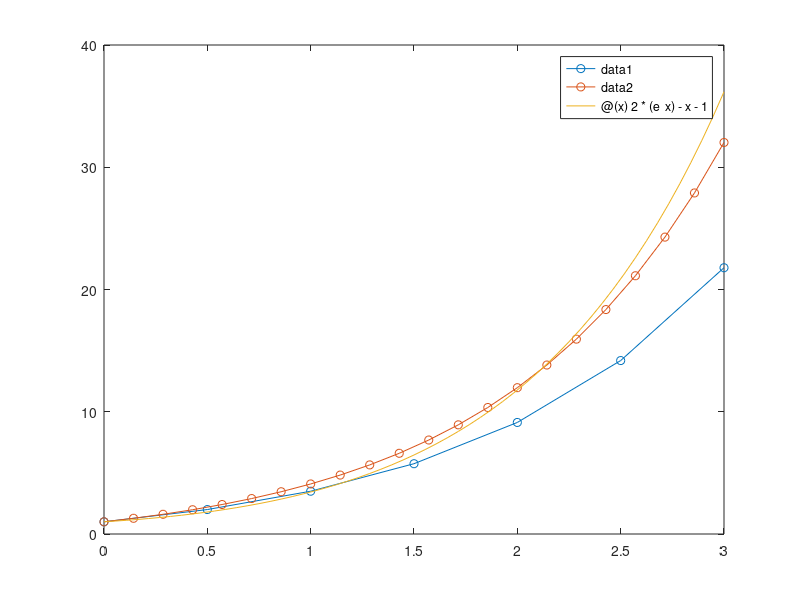

Recreate this plot in MATLAB.
Fex = @(x) 2*(e^x)-x-1;

x0 = 0;
xf = 3;
NI = [5 20];
errors = [];

y0 = 1;

Fimpl = [];

for i=1:length(NI)
  Fimpl = [y0];
  h = (xf - x0)/(NI(i) + 1);
  X = [x0:h:xf];
  
  for j=2:NI(i)+2
    Fimpl = [Fimpl Fimpl(j-1)*(1+h)+h];
  endfor
  
  plot(X, Fimpl, 'o-');
  
  if i==1
    hold on;
  endif
  
  errors(i) = abs(Fex(1)-Fimpl((1/h) + 1));
  
endfor

hDif = (xf/(NI(end-1)+1))/(xf/(NI(end)+1))
errDif = (errors(end)/errors(end-1))

fplot(Fex, [0 3]);
hold off;
